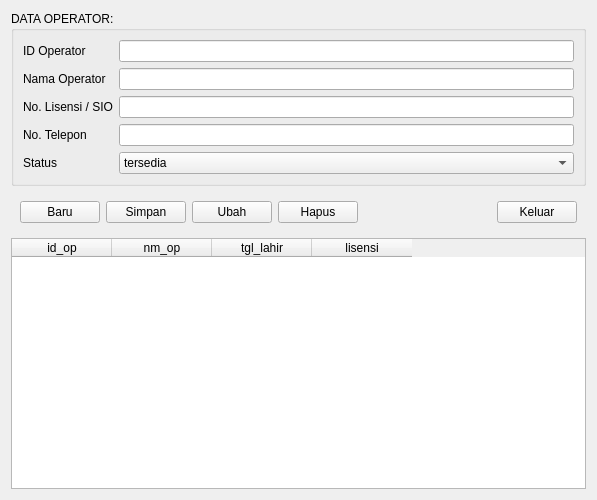
<?xml version="1.0" encoding="UTF-8"?>
<ui version="4.0">
 <class>Form</class>
 <widget class="QWidget" name="Form">
  <property name="geometry">
   <rect>
    <x>0</x>
    <y>0</y>
    <width>597</width>
    <height>500</height>
   </rect>
  </property>
  <property name="windowTitle">
   <string>Form Operator</string>
  </property>
  <layout class="QVBoxLayout" name="verticalLayout">
   <item>
    <widget class="QGroupBox" name="groupBox">
     <property name="title">
      <string>DATA OPERATOR:</string>
     </property>
     <layout class="QFormLayout" name="formLayout">
      <item row="0" column="0">
       <widget class="QLabel" name="label">
        <property name="text">
         <string>ID Operator</string>
        </property>
       </widget>
      </item>
      <item row="0" column="1">
       <widget class="QLineEdit" name="lineEdit_IdOperator"/>
      </item>
      <item row="1" column="0">
       <widget class="QLabel" name="label_2">
        <property name="text">
         <string>Nama Operator</string>
        </property>
       </widget>
      </item>
      <item row="1" column="1">
       <widget class="QLineEdit" name="lineEdit_NamaOperator"/>
      </item>
      <item row="2" column="0">
       <widget class="QLabel" name="label_3">
        <property name="text">
         <string>No. Lisensi / SIO</string>
        </property>
       </widget>
      </item>
      <item row="2" column="1">
       <widget class="QLineEdit" name="lineEdit_Lisensi"/>
      </item>
      <item row="3" column="0">
       <widget class="QLabel" name="label_4">
        <property name="text">
         <string>No. Telepon</string>
        </property>
       </widget>
      </item>
      <item row="3" column="1">
       <widget class="QLineEdit" name="lineEdit_Telepon"/>
      </item>
      <item row="4" column="0">
       <widget class="QLabel" name="label_5">
        <property name="text">
         <string>Status</string>
        </property>
       </widget>
      </item>
      <item row="4" column="1">
       <widget class="QComboBox" name="comboBox_Status">
        <item>
         <property name="text">
          <string>tersedia</string>
         </property>
        </item>
        <item>
         <property name="text">
          <string>bertugas</string>
         </property>
        </item>
        <item>
         <property name="text">
          <string>cuti</string>
         </property>
        </item>
       </widget>
      </item>
     </layout>
    </widget>
   </item>
   <item>
    <widget class="QFrame" name="frame">
     <layout class="QHBoxLayout" name="horizontalLayout">
      <item>
       <widget class="QPushButton" name="pushButton_Baru">
        <property name="text">
         <string>Baru</string>
        </property>
       </widget>
      </item>
      <item>
       <widget class="QPushButton" name="pushButton_Simpan">
        <property name="text">
         <string>Simpan</string>
        </property>
       </widget>
      </item>
      <item>
       <widget class="QPushButton" name="pushButton_Ubah">
        <property name="text">
         <string>Ubah</string>
        </property>
       </widget>
      </item>
      <item>
       <widget class="QPushButton" name="pushButton_Hapus">
        <property name="text">
         <string>Hapus</string>
        </property>
       </widget>
      </item>
      <item>
       <spacer name="horizontalSpacer">
        <property name="orientation">
         <enum>Qt::Orientation::Horizontal</enum>
        </property>
        <property name="sizeHint" stdset="0">
         <size>
          <width>40</width>
          <height>20</height>
         </size>
        </property>
       </spacer>
      </item>
      <item>
       <widget class="QPushButton" name="pushButton_Keluar">
        <property name="text">
         <string>Keluar</string>
        </property>
       </widget>
      </item>
     </layout>
    </widget>
   </item>
   <item>
    <widget class="QTableWidget" name="tableWidget">
     <column>
      <property name="text">
       <string>id_op</string>
      </property>
     </column>
     <column>
      <property name="text">
       <string>nm_op</string>
      </property>
     </column>
     <column>
      <property name="text">
       <string>tgl_lahir</string>
      </property>
     </column>
     <column>
      <property name="text">
       <string>lisensi</string>
      </property>
     </column>
    </widget>
   </item>
  </layout>
 </widget>
 <resources/>
 <connections/>
</ui>
